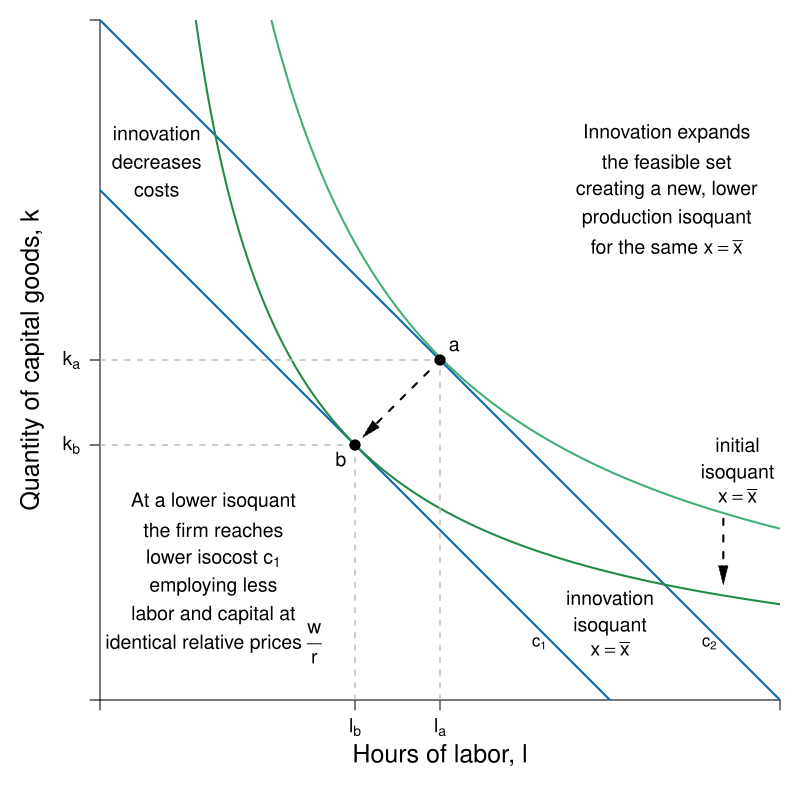

The script that saved this image:
require(shape)
pdf(file = "specprodexch/tech_change_isoquant.pdf", width = 8, height = 8)

#Set parameters for graphics
axislabelsize <- 1.5
labelsize <- 1.2
graphlinewidth <- 2
segmentlinewidth <- 1.5

COL <- c("#7fc97f", "#beaed4", "#fdc086", "#ffff99", "#386cb0", "#f0027f", "#bf5b17", "#666666")
COLA <- c("#99d8c9","#66c2a4","#41ae76", "#238b45", "#005824")
COLB <- c("#4eb3d3", "#2b8cbe", "#0868ac","#084081")

#Edited the margins to cater for the larger LHS labels
par(mar =  c(5, 5, 1, 1))

isocost <- function(l, c = 10, w = 1, r = 1) {
  c - (w/r)*l
}


isoquant <- function(l, alpha = 0.5, x = 5, A = 1) {
  (x / (A*l^alpha))^(1/(1 - alpha))
}


xlims <- c(0, 12)
ylims <- c(0, 12)

npts <- 501 
x <- seq(xlims[1], xlims[2], length.out = npts)
y <- seq(ylims[1], ylims[2], length.out = npts) 
a <- c(13, 16.75, 19.25)

plot(0, 0, xlim = xlims, ylim = ylims, type = "n",
     xlab = expression(paste("")),
     ylab = expression(paste("")), 
     xaxt = "n", 
     yaxt = "n", 
     cex.lab = axislabelsize, 
     bty = "n",
     xaxs="i", 
     yaxs="i")

# ticksy <- seq(from = ylims[1], to = ylims[2], by = 1)
# ylabels <- seq(from = ylims[1], to = ylims[2], by = 1)
# ticksx <- seq(from = xlims[1], to = xlims[2], by = 1)
# xlabels <- seq(from = xlims[1], to = xlims[2], by = 1)
ticksy <- c(0, 4.5, 6 , ylims[2])
ylabels <- c(NA, expression(paste(k[b])), expression(paste(k[a])), NA)
ticksx <- c(0, 4.5, 6, xlims[2])
xlabels <- c(NA, expression(paste(l[b])), expression(paste(l[a])), NA)




axis(1, at = ticksx, pos = 0, labels = xlabels, cex.axis = labelsize)
axis(2, at = ticksy, pos = 0, labels = ylabels, las = 1, cex.axis = labelsize)

npts <- 500 
xx1 <- seq(xlims[1], xlims[2], length.out = npts)

#lines(xx1, bcA(xx1, w = 10, p = 1.5), col = COLB[3], lwd = graphlinewidth)
#lines(xx1, isocost(xx1, c = 10, w = 1, r = 1), col = COLB[3], lwd = graphlinewidth)
lines(xx1, isocost(xx1, c = 9, w = 1, r = 1), col = COLB[3], lwd = graphlinewidth)
lines(xx1, isocost(xx1, c = 12, w = 1, r = 1), col = COLB[3], lwd = graphlinewidth)
lines(xx1, isoquant(xx1, x = 5, alpha = 0.5, A = 0.83), col = COLA[3], lwd = graphlinewidth)
lines(xx1, isoquant(xx1, x = 5, alpha = 0.5, A = 1.11), col = COLA[4], lwd = graphlinewidth)

#Label the axes
mtext(expression(paste("Hours of labor, ", l)), side=1, line = 2.5, cex = axislabelsize)
text(-1.2, 0.5*ylims[2], expression(paste("Quantity of capital goods, ", k)), xpd = TRUE, cex = axislabelsize, srt = 90) 

#Label the isoquant curve
text(11.25, 4.5, expression("initial"), cex = labelsize)
text(11.25, 4, expression("isoquant"), cex = labelsize)
text(11.25, 3.6, expression(paste(x == underline(x))), cex = labelsize)
Arrows(11, 3.2, 11, 2.2, col = "black", lty = 2, lwd = 2, arr.type = "triangle", arr.lwd = 0.5)
text(9, 1.8, expression("innovation"), cex = labelsize)
text(9, 1.3, expression("isoquant"), cex = labelsize)
text(9, 0.9, expression(paste(x == underline(x))), cex = labelsize)

#Label the price lines
text(7.75, 1, expression(paste(c[1])))
text(10.75, 1, expression(paste(c[2])))

#Label a
segments(0, 6, 6, 6, lty = 2, col = "gray" , lwd = segmentlinewidth)
segments(6, 0, 6, 6, lty = 2, col = "gray" , lwd = segmentlinewidth)
points(6, 6, pch = 16, col = "black", cex = 1.5)
text(6.25, 6.25, expression(paste(a)), cex = labelsize)

#Label b
segments(0, 4.5, 4.5, 4.5, lty = 2, col = "gray" , lwd = segmentlinewidth)
segments(4.5, 0, 4.5, 4.5, lty = 2, col = "gray" , lwd = segmentlinewidth)
points(4.5, 4.5, pch = 16, col = "black", cex = 1.5)
text(4.25, 4.25, expression(paste(b)), cex = labelsize)
Arrows(5.8, 5.8, 4.75, 4.75, col = "black", lty = 2, lwd = 2, arr.type = "triangle", arr.lwd = 0.5)


#Add mrs = mrt at i
# text(5, 10.25, expression(paste(trs(l,k) == mrt(l,k))), cex = labelsize)
# text(5, 9.25, expression(paste(frac(mp[l], mp[k]) == frac(w,r))), cex = labelsize)
# Arrows(5, 8.5, 5, 5.5, col = "black", lty = 1, lwd = 2, arr.type = "triangle", arr.lwd = 0.5)

#New tech cost min
#points(4, isoquant(l = 4, A = 1.25), pch = 16, col = "black", cex = 1.5)

text(1, 10, expression("innovation"), cex = labelsize)
text(1, 9.5, expression("decreases"), cex = labelsize)
text(1, 9, expression("costs"), cex = labelsize)


text(10, 10, expression("Innovation expands"), cex = labelsize)
text(10, 9.5, expression("the feasible set"), cex = labelsize)
text(10, 9, expression("creating a new, lower"), cex = labelsize)
text(10, 8.5, expression("production isoquant"), cex = labelsize)
text(10, 8, expression(paste("for the same ", x == underline(x))), cex = labelsize)

#Arrows(1.85, 10.1, 1.85, 7.5, col = "black", lty = 2, lwd = 2, arr.type = "triangle", arr.lwd = 0.5)

text(2, 3.5, expression("At a lower isoquant"), cex = labelsize)
text(2, 3, expression("the firm reaches"), cex = labelsize)
text(2, 2.5, expression(paste("lower isocost ", c[1])), cex = labelsize)
text(2, 2, expression("employing less"), cex = labelsize)
text(2, 1.5, expression(paste("labor and capital at")), cex = labelsize)
text(2, 1, expression(paste("identical relative prices ", frac(w,r))), cex = labelsize)


#text(9, 5.9, expression(paste(b)), cex = labelsize)
#text(10.5, 7.775, expression(paste(c)), cex = labelsize)

dev.off()
